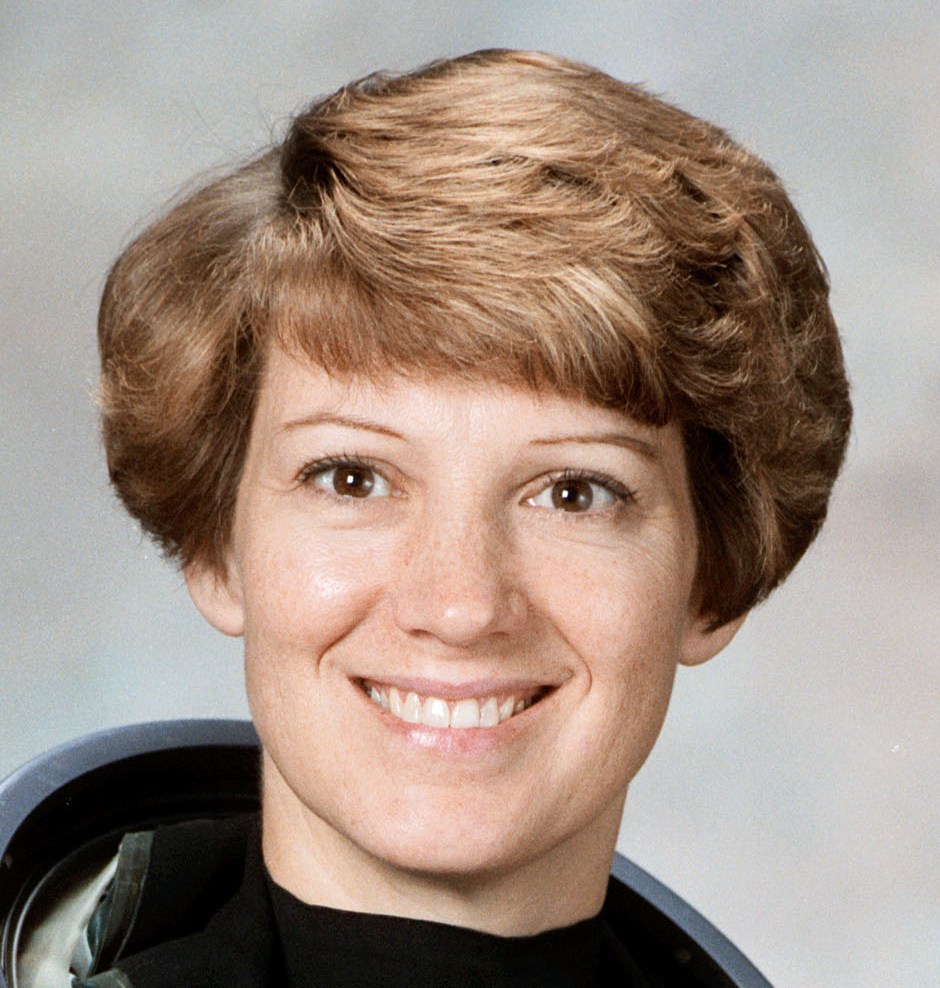
#> input picture data/astronaut.jpg, 940 x 988 px
$ python example.py
#> lines starting #> are read from the running program, lines starting #| are printed output that depends on the picture; after the words box and inside, x2 and y2 are one past the last pixel; in counts of white or black regions, pixels touching at a corner belong together
### imgfilters/file_io.py
import numpy as np
from skimage import io, img_as_float


def read_image(file_name):
#> called with file_name = 'data/astronaut.jpg'
    image = io.imread(file_name)
#> image is the input picture: shape (988, 940, 3); mean R, G, B 159.8, 142.3, 130.7
    return img_as_float(image)


def save_image(image, file_name):
    io.imsave(file_name, (image * 255).astype(np.uint8))

### imgfilters/filters.py
import numpy as np
from skimage import color, filters, img_as_float, transform, util
from skimage.restoration import denoise_nl_means, estimate_sigma
from sklearn.cluster import KMeans


def grayscale(image):
    return color.rgb2gray(image)
#> returned value: shape (988, 940) float64


def add_noise(image, amount):
#> called with amount = 0.15
    noisy_image = util.random_noise(image, mode="s&p", amount=amount)
    return noisy_image


def gaussian_smoothing(image, sigma=5):
#> called with sigma = 5
    smoothed_image = np.zeros_like(image)
    for i in range(image.shape[2]):
        smoothed_image[:, :, i] = filters.gaussian(
            image[:, :, i], sigma=sigma, mode="constant", cval=0.0
        )
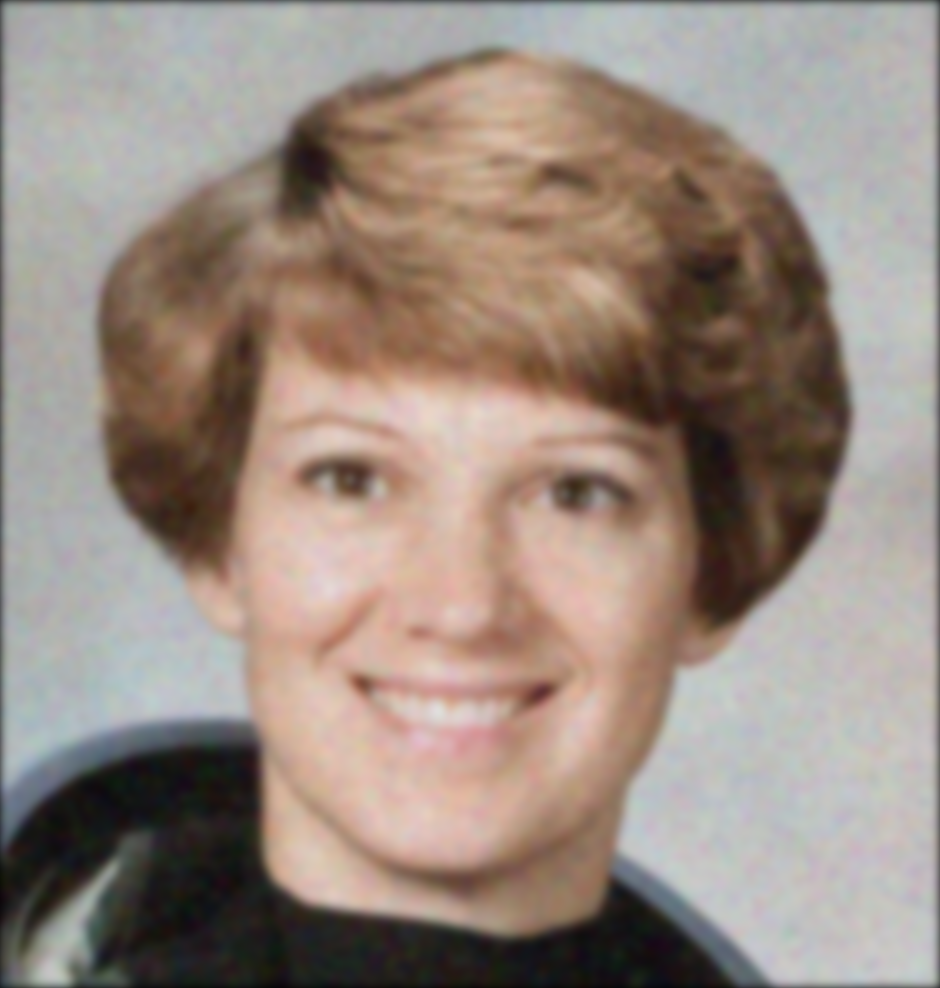
#> smoothed_image: shape (988, 940, 3) float64; mean of channels 0, 1, 2 0.603, 0.544, 0.506; drawn as R, G, B
    return smoothed_image


def denoise(image, magic_factor=0.6):
    # estimate the noise standard deviation from the noisy image
#> called with magic_factor = 1.2
    sigma_est = np.mean(estimate_sigma(image, channel_axis=-1))
#> sigma_est = 0.132

    # keyword arguments for the filter
    patch_kw = dict(
        patch_size=5,
        patch_distance=6,
        channel_axis=-1,
    )

    image_denoised = denoise_nl_means(
        image, h=magic_factor * sigma_est, sigma=sigma_est, fast_mode=True, **patch_kw
    )

    return image_denoised


def _apply_warhol_effect(binary_image, color1, color2):
    colored_image = np.zeros(
        (binary_image.shape[0], binary_image.shape[1], 3), dtype=np.uint8
    )
    colored_image[binary_image] = color1
    colored_image[~binary_image] = color2
    return colored_image


def warhol_effect(image):
    gray_image = grayscale(image)

    # apply threshold to create a binary image
    thresh = filters.threshold_otsu(gray_image)
#> thresh = 0.475
    binary_image = gray_image > thresh
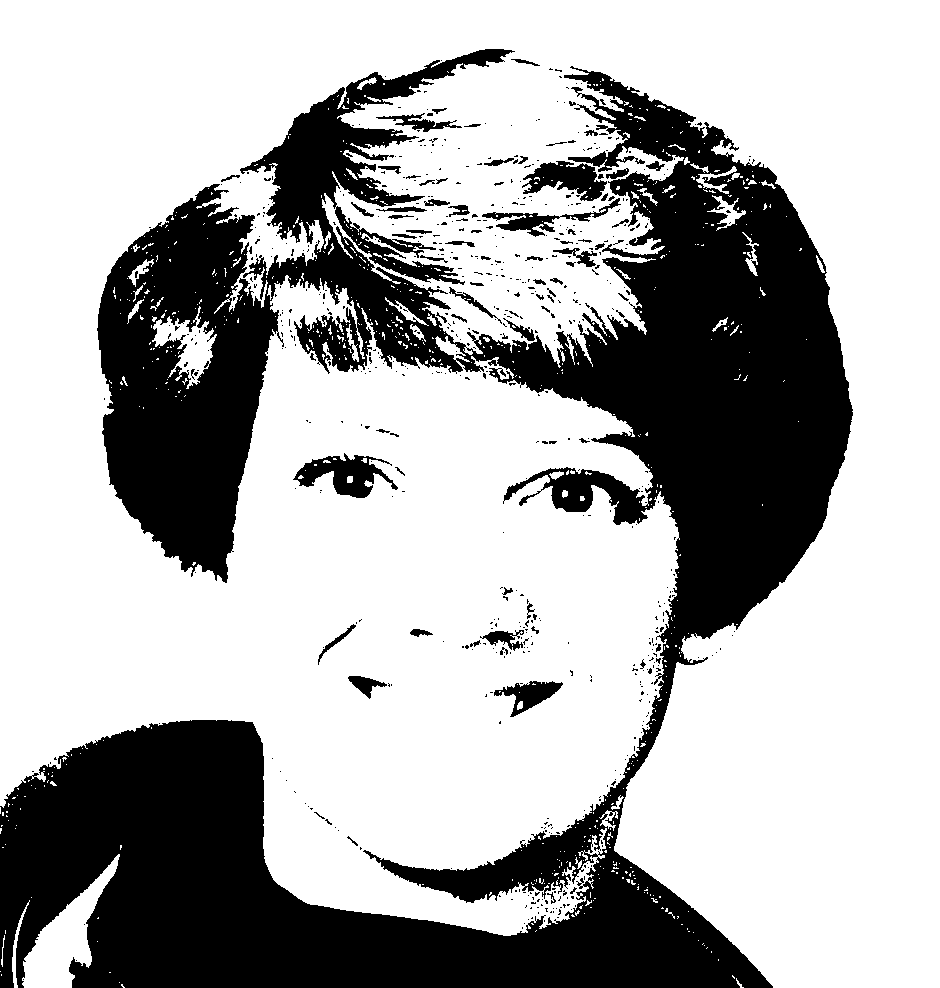
#> binary_image: shape (988, 940) bool; 68.5% white; 660 black regions (586 under 20 px), largest, box (x1, y1, x2, y2) and area: (0, 49, 853, 988) 278542, (293, 453, 398, 498) 2199, (522, 161, 607, 201) 1845

    colors = [
        (255, 0, 0),  # Red
        (0, 255, 0),  # Green
        (0, 0, 255),  # Blue
        (0, 255, 255),  # Cyan
        (255, 0, 255),  # Magenta
        (255, 192, 203),  # Pink
    ]

    for i, c in enumerate(colors):
        new_image = _apply_warhol_effect(binary_image, c, (255, 255, 255))
        new_image = img_as_float(new_image)

        if i == 0:
            combined_image = new_image
        else:
            combined_image = np.concatenate((combined_image, new_image), axis=1)

    return combined_image


def pixelate(image, scale, num_colors):
    h, w = image.shape[:2]

    image_small = transform.resize(image, (h * scale, w * scale), anti_aliasing=False)
    image_pixelated = transform.resize(
        image_small, (h, w), anti_aliasing=False, order=0
    )

    image_temp = color.rgb2lab(image_pixelated)
    reshaped_img = image_temp.reshape((-1, 3))

    kmeans = KMeans(n_clusters=num_colors, random_state=42).fit(reshaped_img)
    palette = kmeans.cluster_centers_

    labels = kmeans.predict(reshaped_img)
    new_image = palette[labels].reshape(image_temp.shape)
    new_image = color.lab2rgb(new_image)

    return new_image

### example.py
from imgfilters.filters import (
    grayscale,
    add_noise,
    gaussian_smoothing,
    denoise,
    warhol_effect,
    pixelate,
)
from imgfilters.file_io import read_image, save_image


image = read_image("data/astronaut.jpg")


image_grayscale = grayscale(image)
save_image(image_grayscale, "generated/astronaut-grayscale.jpg")


image_noisy = add_noise(image, amount=0.15)
save_image(image_noisy, "generated/astronaut-noisy.jpg")


image_smoothed = gaussian_smoothing(image_noisy, sigma=5)
save_image(image_smoothed, "generated/astronaut-smoothed.jpg")


image_denoised = denoise(image_noisy, magic_factor=1.2)
save_image(image_denoised, "generated/astronaut-denoised.jpg")


image_effect = warhol_effect(image)
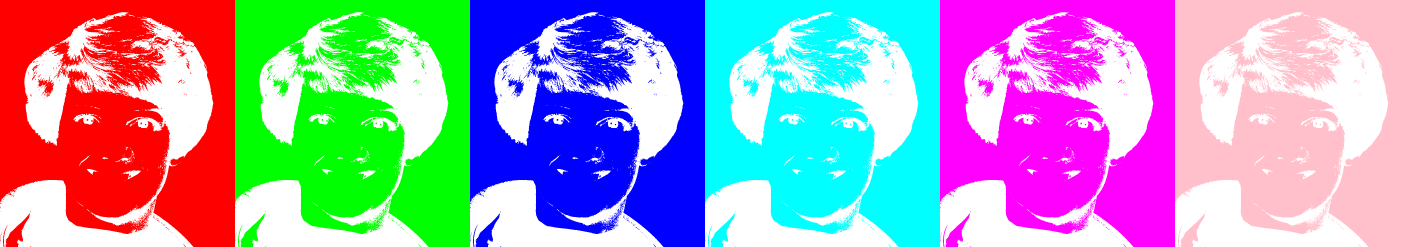
#> image_effect: shape (988, 5640, 3) float64 (shown at 1/4 size); mean of channels 0, 1, 2 0.657, 0.629, 0.748; drawn as R, G, B
save_image(image_effect, "generated/astronaut-warhol.jpg")


image_pixelated = pixelate(image, scale=0.05, num_colors=8)
#> in pixelate, `image_pixelated = transform.resize( image_small, (h, w), anti_aliasing..`:
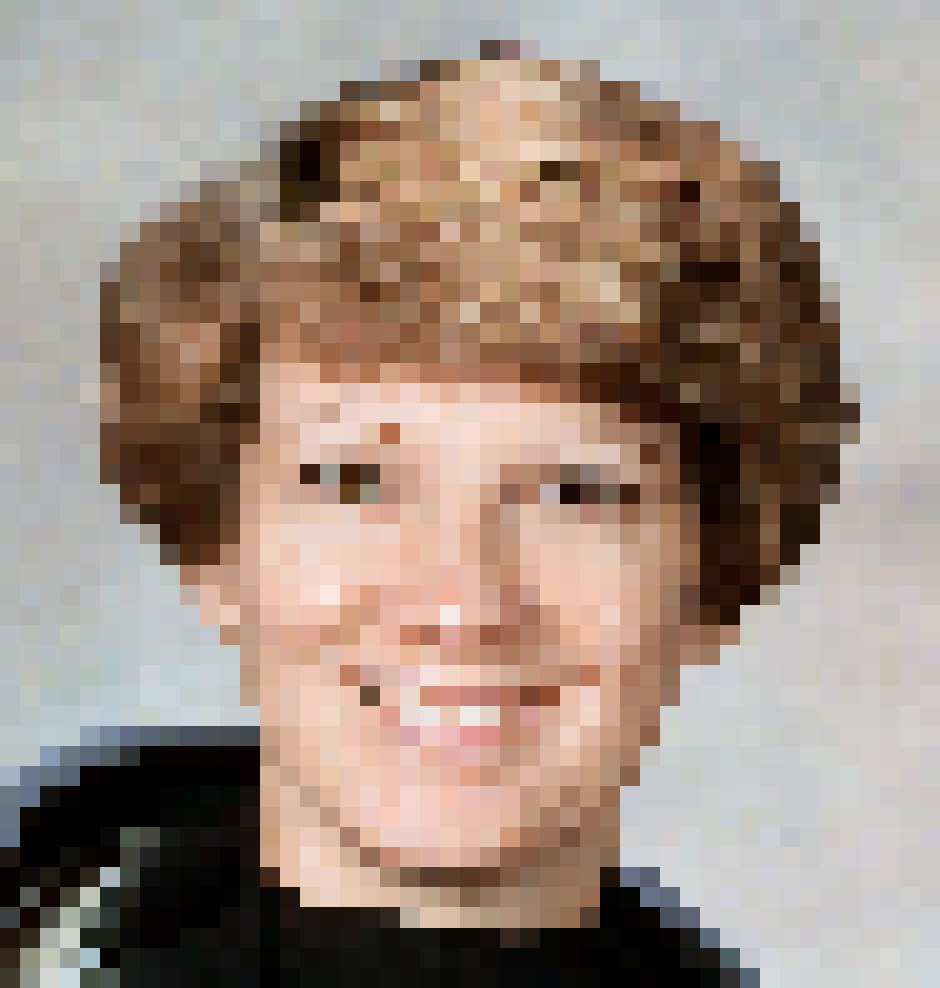
#> image_pixelated: shape (988, 940, 3) float64; mean of channels 0, 1, 2 0.628, 0.56, 0.514; drawn as R, G, B
#> in pixelate, `image_temp = color.rgb2lab(image_pixelated)`: image_temp: shape (988, 940, 3) float64; mean of channels 0, 1, 2 59.5, 5.3, 9
#> in pixelate, `palette = kmeans.cluster_centers_`: palette = [[72.31, -0.762, 0.186], [3.37, 0.559, 1.53], [49.38, 12.4, 21.29], [66.36, 11.93, 20.26], [16.24, 10.03, 15.33], [81.46, 10.45, 13.98], [32.33, 8.55, 15.43], [80.64, -0.717, 0.175]]
#> in pixelate, `new_image = palette[labels].reshape(image_temp.shape)`: new_image: shape (988, 940, 3) float64; mean of channels 0, 1, 2 59.5, 5.3, 9
#> in pixelate, `new_image = color.lab2rgb(new_image)`:
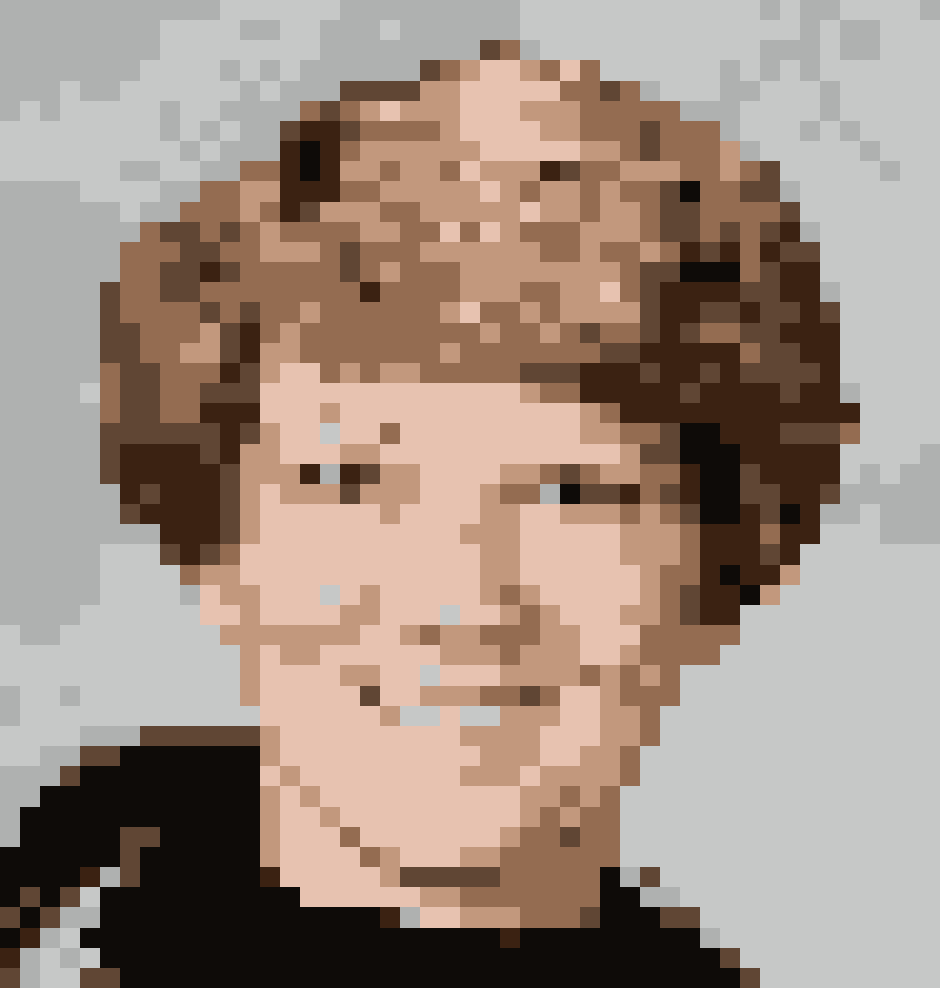
#> new_image: shape (988, 940, 3) float64; mean R, G, B 0.63, 0.56, 0.515
save_image(image_pixelated, "generated/astronaut-pixelated.jpg")
